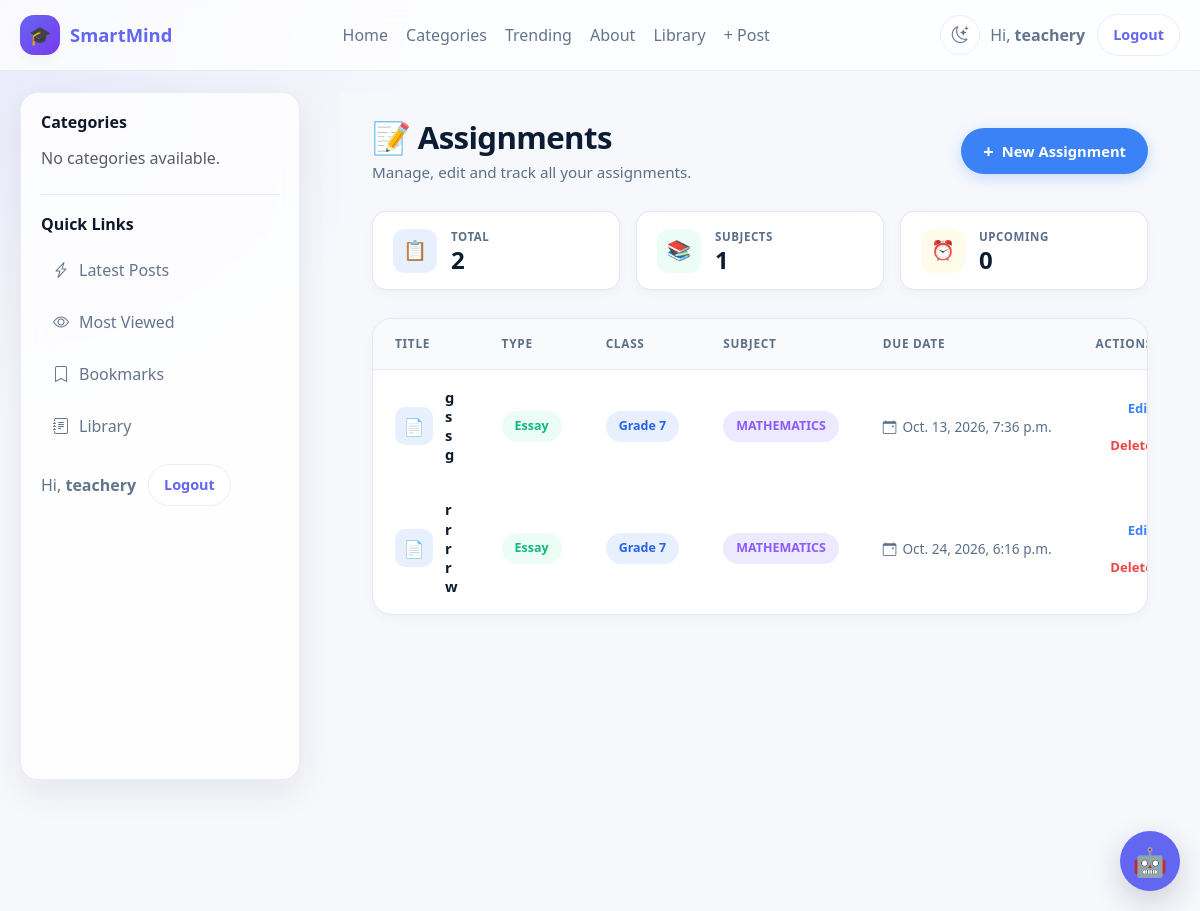
The page /assignments/dashboard/assignments/ (signed in) on the database its author committed.
### accounts/models.py (models this page shows, shortened)
class User(AbstractUser):
    ROLE_CHOICES = [
        ("school_admin", "School Admin"),
        ("teacher", "Teacher"),
        ("student", "Student"),
        ("parent", "Parent"),
    ]
    role = models.CharField(
        max_length=20,
        choices=ROLE_CHOICES,
        default="student",
        db_index=True,
    )
    school = models.ForeignKey(
        "schools.School",
        on_delete=models.CASCADE,
        related_name="users",
        null=True,
        blank=True,
    )
    school_class = models.ForeignKey(
        "schools.SchoolClass",
        on_delete=models.SET_NULL,
        related_name="students",
        null=True,
        blank=True,
    )
    teacher_role = models.ForeignKey(
        "TeacherRole",
        on_delete=models.SET_NULL,
        null=True,
        blank=True,
        related_name="teachers",
    )
    admission_number = models.CharField(
        max_length=30,
        unique=True,
        blank=True,
        null=True,
        db_index=True,
    )
    employee_number = models.CharField(
        max_length=30,
        unique=True,
        blank=True,
        null=True,
        db_index=True,
    )
    tsc_number = models.CharField(
        max_length=30,
        blank=True,
        null=True,
    )
    phone_number = models.CharField(max_length=20, blank=True)
    profile_picture = models.ImageField(upload_to="profiles/", blank=True, null=True)
    date_of_birth = models.DateField(blank=True, null=True)
    is_verified = models.BooleanField(default=False)
    created_at = models.DateTimeField(default=timezone.now)
    updated_at = models.DateTimeField(auto_now=True)
    @property
    def is_school_admin(self):
        return self.role == "school_admin"
    @property
    def is_teacher(self):
        return self.role == "teacher"

### assignments/models.py (models this page shows, shortened)
class Assignment(models.Model):
    ASSIGNMENT_TYPES = (
        ('essay', 'Essay / Written'),
        ('quiz', 'Multiple Choice Quiz'),
        ('mixed', 'Mixed'),
    )
    title = models.CharField(max_length=200)
    description = CKEditor5Field("Description", config_name="default")
    teacher = models.ForeignKey(
        'accounts.User',
        on_delete=models.CASCADE,
        related_name="created_assignments"
    )
    from .storage import AssignmentStorage
    attachment = models.FileField(
        storage=AssignmentStorage(),
        upload_to="",
        blank=True,
        null=True,
    )
    school_class = models.ForeignKey(
        'schools.SchoolClass',
        on_delete=models.CASCADE,
        related_name="assignments",
    )
    subject = models.ForeignKey(
        "Subject",
        on_delete=models.CASCADE,
        related_name="assignments"
    )
    assignment_type = models.CharField(
        max_length=20,
        choices=ASSIGNMENT_TYPES,
        default='essay'
    )
    due_date = models.DateTimeField()
    total_marks = models.FloatField(default=100)
    duration_minutes = models.IntegerField(null=True, blank=True)
    is_timed = models.BooleanField(default=False)
    created_at = models.DateTimeField(auto_now_add=True)
    class Meta:
        ordering = ['-created_at']
        indexes = [
            models.Index(fields=["school_class"]),
            models.Index(fields=["subject"]),
            models.Index(fields=["teacher"]),
            models.Index(fields=["due_date"]),
        ]

class Subject(models.Model):
    school = models.ForeignKey(
        School,
        on_delete=models.CASCADE,
        related_name="subjects"
    )
    name = models.CharField(max_length=100)
    code = models.CharField(max_length=20, blank=True)
    class Meta:
        unique_together = ('school', 'name')

### schools/models.py (models this page shows, shortened)
class SchoolClass(models.Model):
    LEVEL_CHOICES = [
        ("pre_primary", "Pre-Primary"),
        ("lower_primary", "Lower Primary"),
        ("upper_primary", "Upper Primary"),
        ("junior_school", "Junior School"),
        ("senior_school", "Senior School"),
    ]
    school = models.ForeignKey(
        School,
        on_delete=models.CASCADE,
        related_name="classes"
    )
    name = models.CharField(max_length=50)
    level = models.CharField(
        max_length=30,
        choices=LEVEL_CHOICES
    )
    order = models.PositiveSmallIntegerField(
        default=1,
        help_text="Used to sort classes."
    )
    is_active = models.BooleanField(default=True)
    class Meta:
        unique_together = ("school", "name")
        ordering = ["order", "name"]

### assignments/views.py (the view)
# urls.py: path("dashboard/assignments/", views.manage_assignments, name="manage_assignments"),
@login_required
def manage_assignments(request):
    user = request.user
    if not (user.is_teacher or user.is_school_admin):
        return HttpResponseForbidden("Permission denied.")
    base = Assignment.objects.exclude(assignment_type="quiz")
    if user.is_school_admin:
        assignments = base.filter(school_class__school=user.school)
    else:
        assignments = base.filter(teacher=user)
    assignments = assignments.select_related(
        "school_class", "subject", "teacher"
    ).order_by("-created_at")
    quiz_qs = Assignment.objects.filter(assignment_type="quiz")
    if user.is_school_admin:
        quiz_qs = quiz_qs.filter(school_class__school=user.school)
    else:
        quiz_qs = quiz_qs.filter(teacher=user)
    quiz_count = quiz_qs.count()
    subject_count = (
        assignments
        .exclude(subject__isnull=True)
        .values_list("subject", flat=True)
        .distinct()
        .count()
    )
    return render(request, "manage_assignments.html", {
        "assignments": assignments,
        "quiz_count": quiz_count,
        "subject_count": subject_count,
    })

### assignments/templates/manage_assignments.html (shortened to what this page needs)
{% extends "base.html" %}
{% load static %}
{% block content %}
<div class="assignments-page">
    <div class="assignments-header">
        <div class="assignments-header-left">
            <h1>📝 Assignments</h1>
            <p>Manage, edit and track all your assignments.</p>
        </div>
        <a href="{% url 'create_assignment' %}" class="btn-create">
            <span class="plus">+</span>
            <span>New Assignment</span>
        </a>
    </div>
    <div class="assignments-stats">
        <div class="stat-pill">
            <div class="stat-pill-icon">📋</div>
            <div class="stat-pill-body">
                <span class="stat-pill-label">Total</span>
                <span class="stat-pill-value">{{ assignments|length|default:0 }}</span>
            </div>
        </div>
        <div class="stat-pill">
            <div class="stat-pill-icon success">📚</div>
            <div class="stat-pill-body">
                <span class="stat-pill-label">Subjects</span>
                <span class="stat-pill-value">{{ subject_count|default:0 }}</span>
            </div>
        </div>
        <div class="stat-pill">
            <div class="stat-pill-icon warning">⏰</div>
            <div class="stat-pill-body">
                <span class="stat-pill-label">Upcoming</span>
                <span class="stat-pill-value">{{ upcoming_count|default:0 }}</span>
            </div>
        </div>
    </div>
    {% if assignments %}
        <div class="assignments-card">
            <table class="assignments-table">
                <thead>
                    <tr>
                        <th>Title</th>
                        <th>Type</th>
                        <th>Class</th>
                        <th>Subject</th>
                        <th>Due Date</th>
                        <th>Actions</th>
                    </tr>
                </thead>
                <tbody>
                    {% for assignment in assignments %}
                        <tr>
                            <td>
                                <div class="cell-title">
                                    <div class="cell-title-icon">📄</div>
                                    <div class="cell-title-text">{{ assignment.title }}</div>
                                </div>
                            </td>
                            <td>
                                <span class="chip chip-type {% if assignment.assignment_type == 'mixed' %}mixed{% endif %}">
                                    {{ assignment.assignment_type|default:"assignment" }}
                                </span>
                            </td>
                            <td>
                                {% if assignment.school_class %}
                                    <span class="chip chip-class">{{ assignment.school_class.name }}</span>
                                {% else %}
                                    <span style="color: var(--ap-text-secondary);">—</span>
                                {% endif %}
                            </td>
                            <td>
                                {% if assignment.subject %}
                                    <span class="chip chip-purple">{{ assignment.subject.name }}</span>
                                {% else %}
                                    <span style="color: var(--ap-text-secondary);">—</span>
                                {% endif %}
                            </td>
                            <td>
                                {% if assignment.due_date %}
                                    <span class="due-date">
                                        <i class="bi bi-calendar-event"></i>
                                        {{ assignment.due_date }}
                                    </span>
                                {% else %}
                                    <span style="color: var(--ap-text-secondary);">No due date</span>
                                {% endif %}
                            </td>
                            <td>
                                <div class="row-actions">
                                    <a href="{% url 'edit_assignment' assignment.pk %}" class="action-link edit">
                                        Edit
                                    </a>
                                    <form method="post"
                                          action="{% url 'delete_assignment' assignment.pk %}"
                                          style="display:inline;"
                                          onsubmit="return confirm('Delete this assignment?');">
                                        <button type="submit" class="action-link delete">
                                            Delete
                                        </button>
                                    </form>
                                </div>
                            </td>
                        </tr>
                    {% endfor %}
                </tbody>
            </table>
        </div>
    {% endif %}
</div>
{% endblock %}

### blog/templates/base.html (shortened to what this page needs)
{% load static %}
<!DOCTYPE html>
<html lang="en" data-theme="light">
<head>
    <link href="https://cdn.jsdelivr.net/npm/bootstrap@5.3.7/dist/css/bootstrap.min.css" rel="stylesheet">
    <link rel="stylesheet" href="https://cdn.jsdelivr.net/npm/bootstrap-icons@1.11.3/font/bootstrap-icons.min.css">
    <link rel="stylesheet" href="{% static 'smartmind_ai/chatbot.css' %}">
    <link rel="stylesheet" href="{% static 'django_ckeditor_5/dist/styles.css' %}">
</head>
<body>
<div class="site-shell">
    <header class="site-navbar">
        <div class="nav-inner">
            <a href="{% url 'dashboard' %}" class="brand">
                <span class="brand-badge">🎓</span>
                <span>SmartMind</span>
            </a>
            <nav class="nav-links" aria-label="Main navigation">
                {% if user.is_authenticated %}
                    <a href="{% url 'dashboard' %}">Home</a>
                {% else %}
                    <a href="{% url 'blog:home' %}">Home</a>
                {% endif %}
                <a href="#">Categories</a>
                <a href="#">Trending</a>
                <a href="#">About</a>
                <a href="{% url 'library:home' %}">Library</a>
                {% if user.is_authenticated %}
                    {% if user.is_superuser or user.role == "school_admin" or user.role == "teacher" %}
                        <a href="{% url 'blog:add_post' %}">+ Post</a>
                    {% endif %}
                {% endif %}
            </nav>
            <div class="nav-actions">
                <button type="button"
                        class="theme-toggle"
                        id="themeToggle"
                        aria-label="Toggle dark mode"
                        title="Toggle light / dark theme">
                    <i class="bi bi-moon-stars icon-moon"></i>
                </button>
                <div class="user-box">
                    {% if user.is_authenticated %}
                        <span>Hi, <strong>{{ user.username }}</strong></span>
                        <form action="{% url 'logout' %}" method="post" class="m-0">
                            <button type="submit" class="btn-pill">Logout</button>
                        </form>
                    {% else %}
                        <a href="{% url 'login' %}" class="btn-pill">Login</a>
                    {% endif %}
                </div>
            </div>
        </div>
    </header>
    <div class="layout">
        <aside class="sidebar d-none d-lg-block">
            <div class="sidebar-section">
                <h3>Categories</h3>
                <div class="sidebar-links">
                    {% for category in categories %}
                        <a href="{% url 'blog:category_post' category.slug %}">
                            <i class="bi bi-folder2"></i>
                            <span>{{ category.name }}</span>
                        </a>
                    {% empty %}
                        <p class="text-muted mb-0">No categories available.</p>
                    {% endfor %}
                </div>
            </div>
            <div class="sidebar-section">
                <h3>Quick Links</h3>
                <div class="sidebar-links">
                    <a href="#"><i class="bi bi-lightning-charge"></i><span>Latest Posts</span></a>
                    <a href="#"><i class="bi bi-eye"></i><span>Most Viewed</span></a>
                    <a href="#"><i class="bi bi-bookmark"></i><span>Bookmarks</span></a>
                    <a href="{% url 'library:home' %}"><i class="bi bi-journal-text"></i><span>Library</span></a>
                </div>
                <div class="user-box mt-3">
                    {% if user.is_authenticated %}
                        <span>Hi, <strong>{{ user.username }}</strong></span>
                        <form action="{% url 'logout' %}" method="post" class="m-0">
                            <button type="submit" class="btn-pill">Logout</button>
                        </form>
                    {% else %}
                        <a href="{% url 'login' %}" class="btn-pill">Login</a>
                    {% endif %}
                </div>
            </div>
        </aside>
        <main>
            <div class="content-wrap">
                {% block content %}{% endblock %}
            </div>
        </main>
    </div>
</div>
{% include "smartmind_ai/chatbot.html" %}
</body>
</html>

### rows shown on the page
User: username "teachery"
Assignment: title "gssg", assignment_type "Essay", school_class.name "Grade 7", subject.name "MATHEMATICS", due_date "Oct. 13, 2026, 7:36 p.m."
Assignment: title "rrrrw", assignment_type "Essay", school_class.name "Grade 7", subject.name "MATHEMATICS", due_date "Oct. 24, 2026, 6:16 p.m."

### other values the page prints
{{ assignments|length|default:0 }} "2"
{{ subject_count|default:0 }} "1"
{{ upcoming_count|default:0 }} "0"
